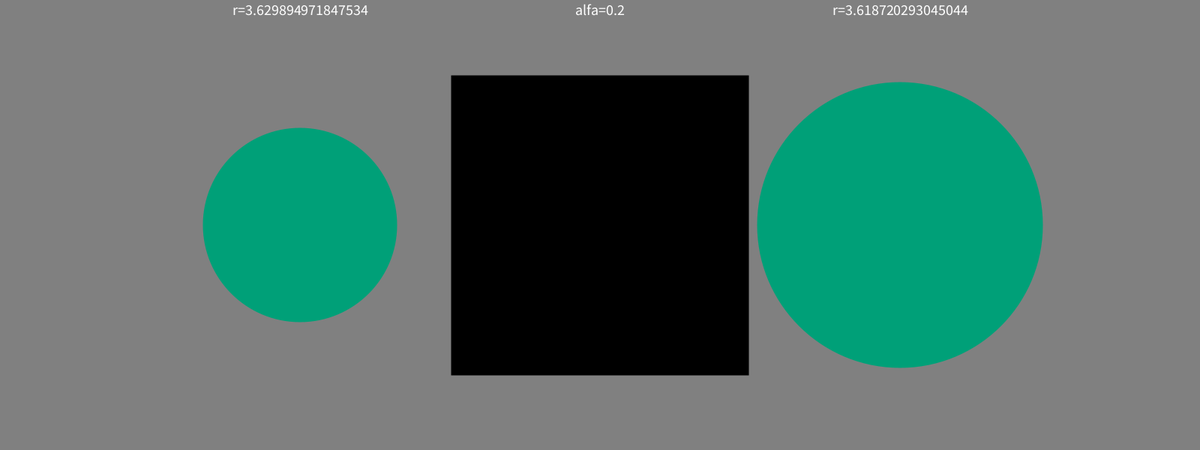
Frame 1 (no input)
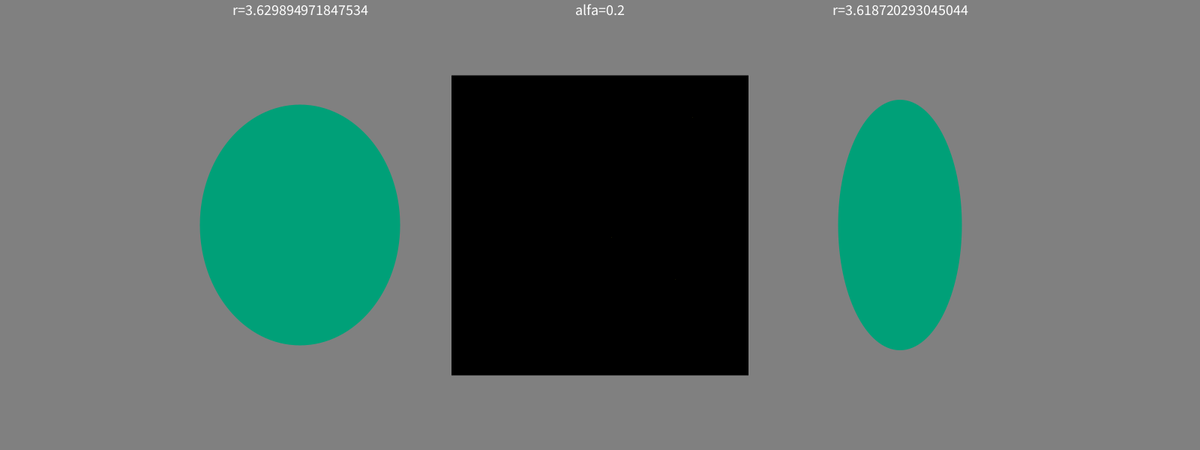
Frame 60 (the mouse pressed at the canvas centre just before this capture)
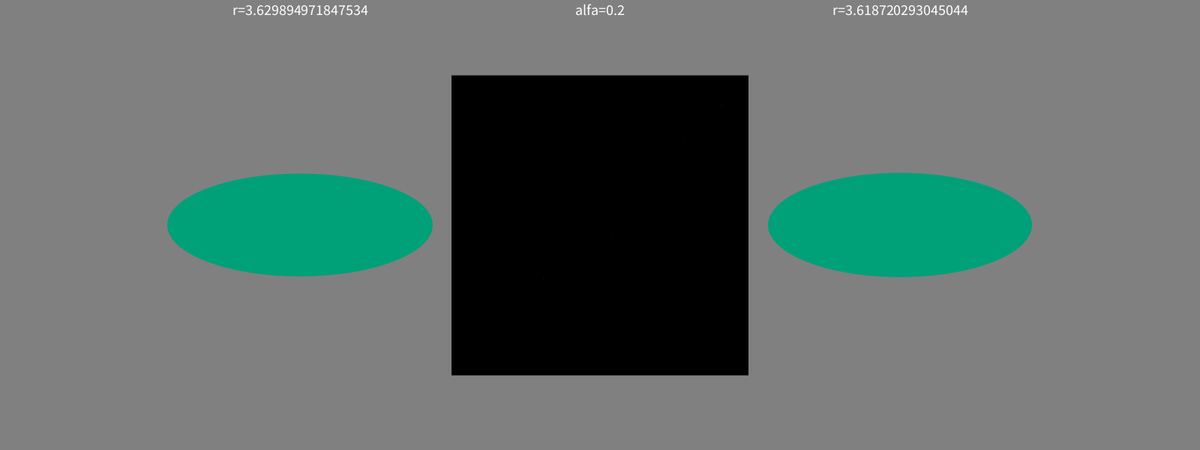
Frame 120 (the mouse held since frame 60 and released just before this capture)

The Processing sketch that drew these frames (run headless with seeded random() and noise(); from frame 60 on, the mouse is pressed at the canvas centre):

// Processing sketch: couple_sync4a
// ── couple_sync4a.pde
// Synchronizacja w parze dwu iteracji równania logistycznego 
/////////////////////////////////////////////////////////////////////
static float DefaultAlfa=0.20000000000;//Siła symetrycznego związku

//Parametry wizualizacji
static boolean Clean=true; //Czy czyścić poprzedni stan
static boolean Continuous=true; //Czy morfować pośrednie stany ("oszustwo" dla tego modelu!)
static int  VISUAL=20; //Co ile klatek liczymy nowy stan?

class singiel
{
  double x1,x2;
  double r;
  double alfa;
  float getX1(){ return (float)x1;}
  float getX2(){ return (float)x2;}  
  
  singiel(float iX,float iR,float iAlfa)
  {
    x1=x2=iX;r=iR;alfa=iAlfa;
  }
  void next() //Bez pary
  {
    x1=x2;
    x2=x1*r*(1-x1);
  }
}

  void next4couple(singiel F,singiel S)
  {
    F.x2=F.x2*(1-F.alfa)+S.x2*F.alfa;
    S.x2=S.x2*(1-S.alfa)+F.x2*S.alfa;
    F.next();
    S.next();
  }

singiel First,Second;

int radius=400;
int pos=radius;
int viscounter=0;
int stecounter=0;
int vert=300;
float xfo,xso;//Przed poprzednie stany - do wizualizacji "continous"

void setup()
{
  frameRate(200);
  //noSmooth();
  background(128);
  size(1600,600);
  First=new singiel(random(1000)/1000.0,3.5+random(500)/1000.0,DefaultAlfa);
  Second=new singiel(random(1000)/1000.0,3.5+random(500)/1000.0,DefaultAlfa);
  xfo=First.getX1();
  xso=Second.getX1();
  ellipseMode(CENTER); 
  println(First.x1+" "+First.r+" "+First.alfa);
  println(Second.x1+" "+Second.r+" "+Second.alfa);
  textSize(20);
  textAlign(CENTER);
  text("r="+First.r,pos,20);
  text("r="+Second.r,pos*3,20);
  text("alfa="+DefaultAlfa,pos*2,20);
  fill(0);
  stroke(64);
  rect(pos*1.5,vert-radius/2,pos,pos);
  rectMode(CENTER); 
}

void draw()
{
  stroke(0);
  if(Clean)
  {
     fill(128);
     noStroke();
     rect(pos  ,vert,radius+3,radius+3);
     rect(pos*3,vert,radius+3,radius+3);
  }
  
  if(Continuous)
  {
    //noStroke();
    fill(0,160,120);
    float pp=(float)viscounter/VISUAL;
    float af=pp*(First.getX1()-xfo);
    float bf=pp*(First.getX2()-First.getX1());
    //println("pp:"+pp+" A:"+round((xfo+af)*radius)+" B:"+round((First.getX1()+bf)*radius)+" af:"+af+" bf:"+bf);
    ellipse(pos  ,vert,round((xfo+af)*radius),round((First.getX1()+bf)*radius));
    af=pp*(Second.getX1()-xso);
    bf=pp*(Second.getX2()-Second.getX1());
    ellipse(pos*3,vert,round((xso+af)*radius),round((Second.getX1()+bf)*radius));
  }
  else
  {
   if(stecounter%2==0)
     fill(0,150+viscounter*5,100+viscounter*10);
    else
     fill(0,100+viscounter*10,150+viscounter*5);
   ellipse(pos  ,vert,round(First.getX1()*radius),round(First.getX2()*radius));
   ellipse(pos*3,vert,round(Second.getX1()*radius),round(Second.getX2()*radius));
  }
  
  if(++viscounter==VISUAL)
  { 
   xfo=First.getX1();//Stany przed-poprzednie
   xso=Second.getX1();//Do wizualizacji ciągłej
   next4couple(First,Second);
   //println("x:"+xfo+" "+First.getX1()+" "+First.getX2());
   stroke(30+stecounter,30+stecounter/2,stecounter/4);
   point(pos*1.5+pos*First.getX2(),vert+radius/2-pos*Second.getX2());
   viscounter=0;
   stecounter++;
  }
  
}
